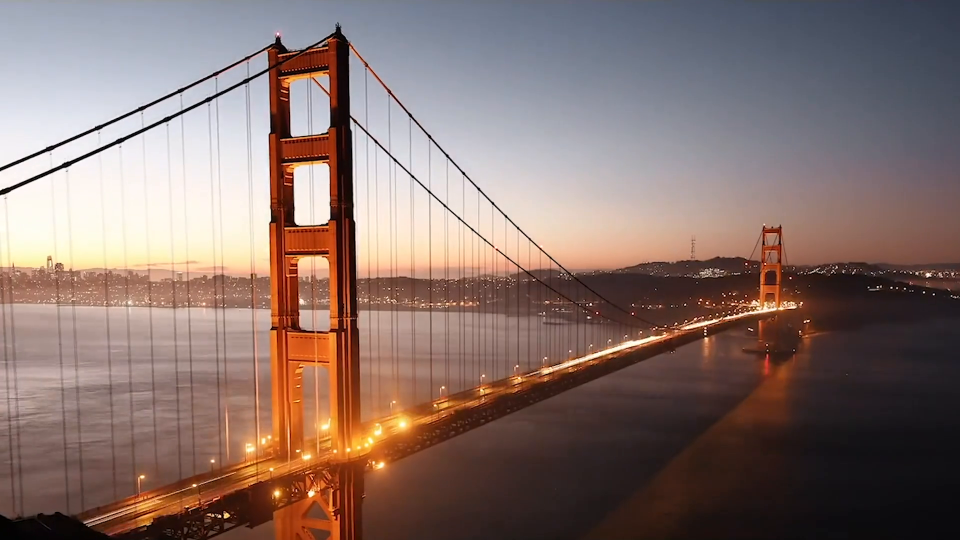
#> input picture frame 6 of images/SanFransisco.mp4, 1920 x 1080 px (shown at 1/2 size)
$ jupyter execute 'Fundamentals of videos.ipynb'
#> lines starting #> are read from the running program, lines starting #| are printed output that depends on the picture; after the words box and inside, x2 and y2 are one past the last pixel; in counts of white or black regions, pixels touching at a corner belong together
[cell 1]
import cv2
import numpy as np
from datetime import datetime as dt

[cell 2]
video = cv2.VideoCapture('images/SanFransisco.mp4')
#video = cv2.VideoCapture(0) # access to camera
cap, frame = video.read()
#> frame is the input picture: shape (1080, 1920, 3); mean B, G, R 107.7, 113.3, 134.6

[cell 3]
#print(frame)
while cap==True:
    cap, frame = video.read()
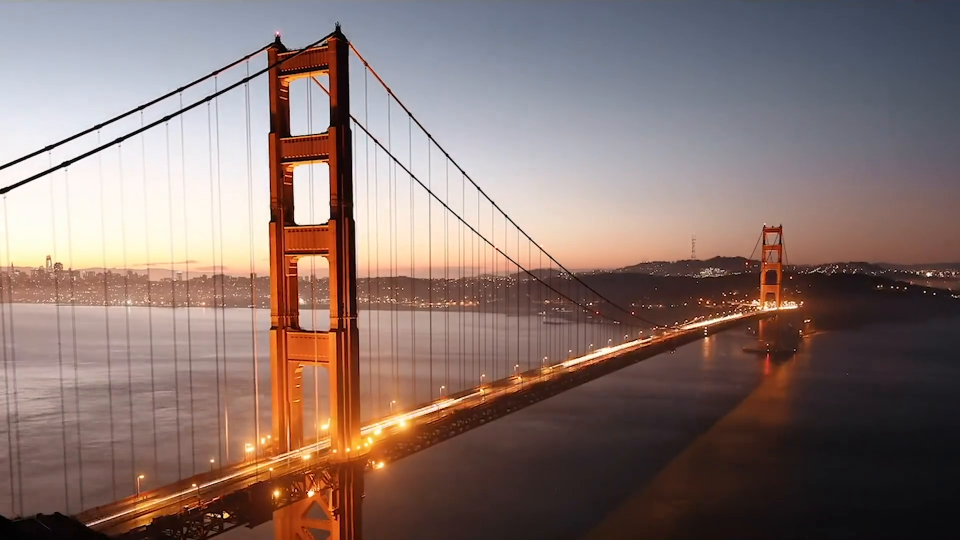
#> input picture frame 7 of images/SanFransisco.mp4, 1920 x 1080 px (shown at 1/2 size)
#> frame is the input picture: shape (1080, 1920, 3); mean B, G, R 109.9, 114.8, 135.5
    current_time = dt.now()
    if(cap==False):
        break
    cv2.putText(frame, "This is from camera {}".format(current_time), (30,30), cv2.FONT_HERSHEY_COMPLEX,1,(255, 255, 255))
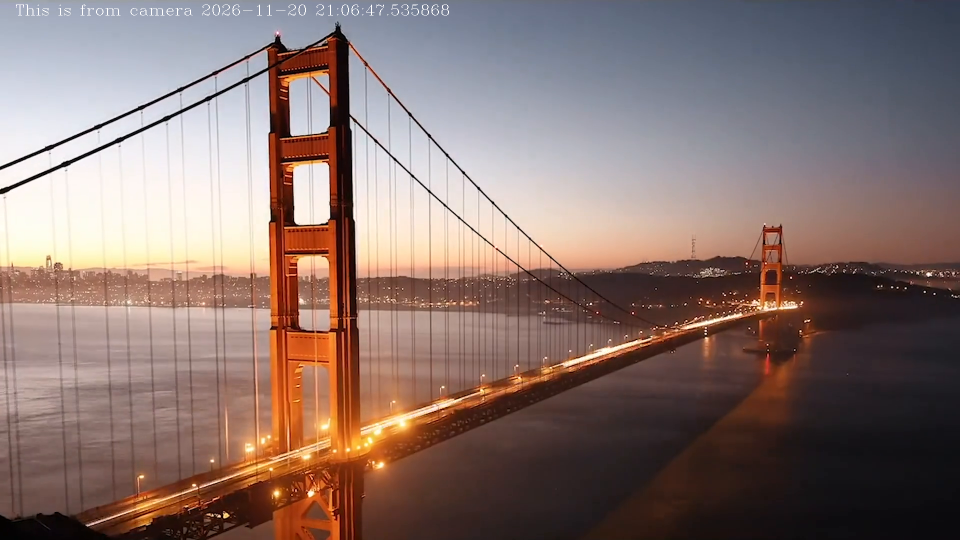
#> frame: shape (1080, 1920, 3) (shown at 1/2 size); 0.13% of pixels changed, all inside (x1, y1, x2, y2) = (32, 9, 898, 31)
    cv2.imshow('output', frame)
    cv2.waitKey(-1)
    cv2.destroyAllWindows()

$ run again, starting later in the video
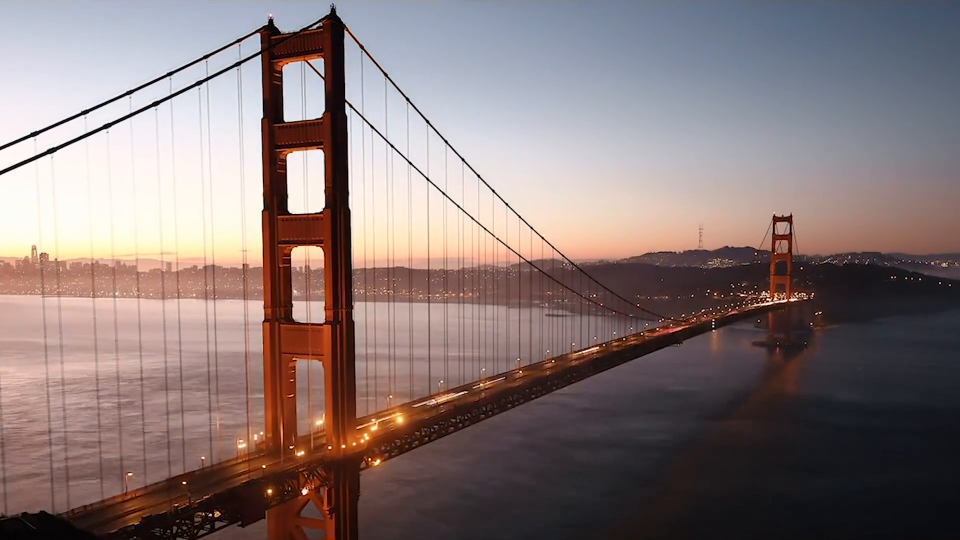
#> input picture frame 27 of images/SanFransisco.mp4, 1920 x 1080 px (shown at 1/2 size)
#> frame is the input picture: shape (1080, 1920, 3); mean B, G, R 118.4, 119.1, 135
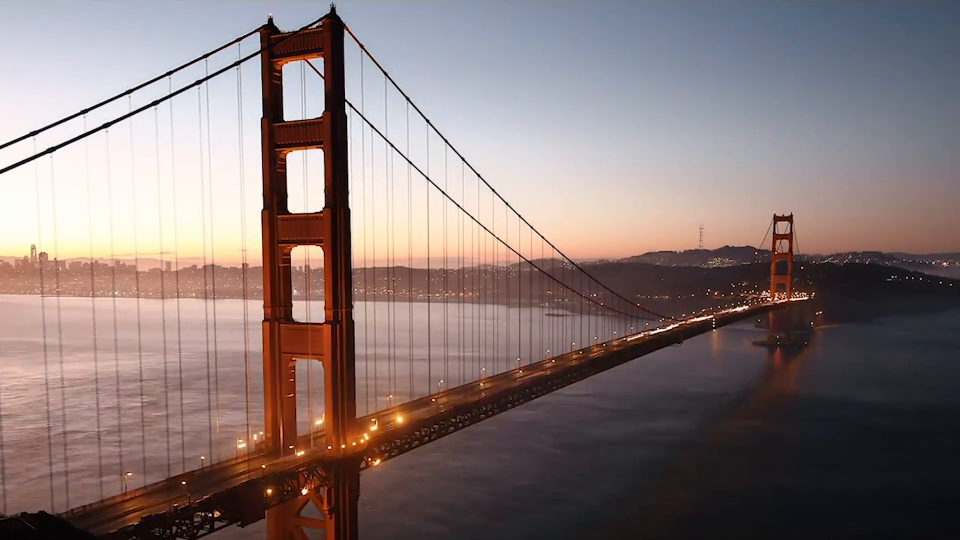
#> input picture frame 28 of images/SanFransisco.mp4, 1920 x 1080 px (shown at 1/2 size)
#> frame is the input picture: shape (1080, 1920, 3); mean B, G, R 118, 119, 134.5
#> `cv2.putText(frame, "This is from camera {}".format(current_time), (30,..`:
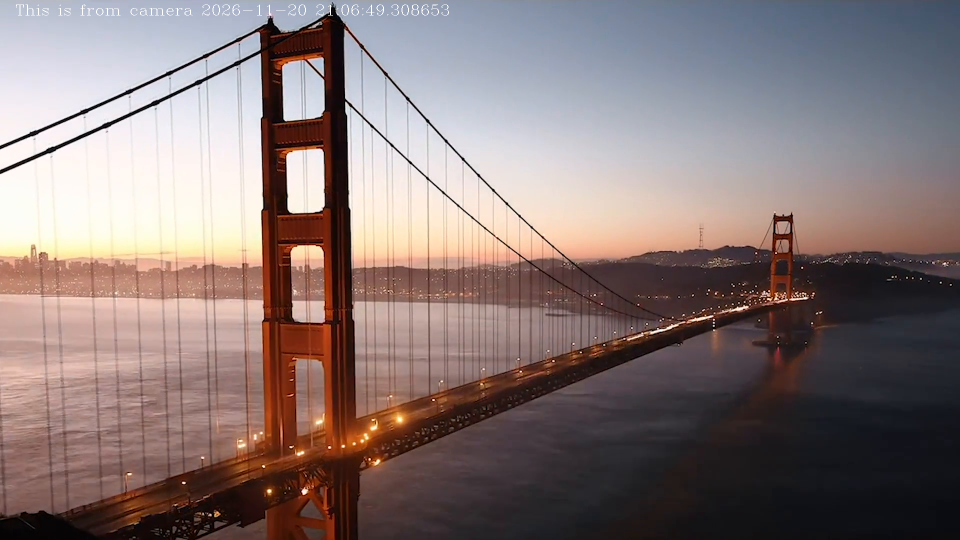
#> frame: shape (1080, 1920, 3) (shown at 1/2 size); 0.13% of pixels changed, all inside (x1, y1, x2, y2) = (32, 9, 898, 31)

$ run again, starting later in the video
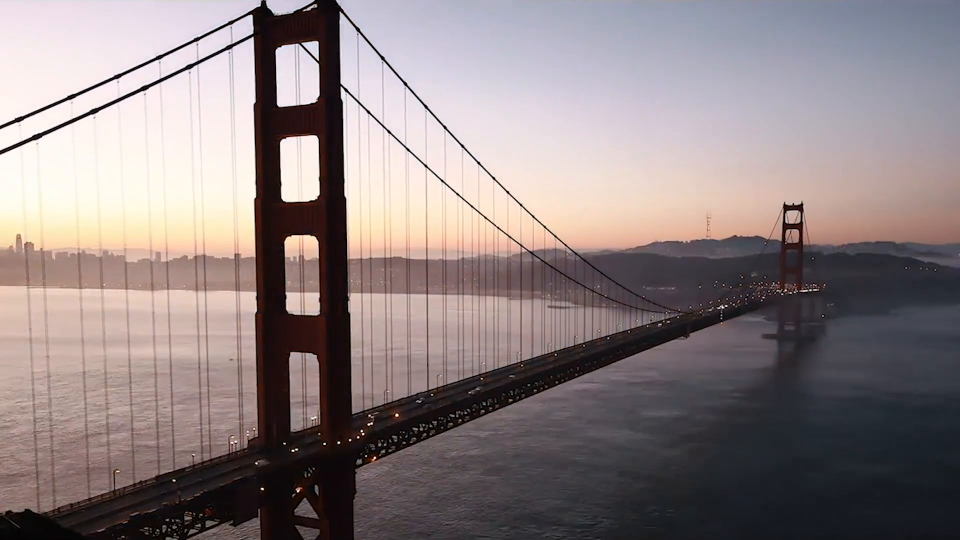
#> input picture frame 48 of images/SanFransisco.mp4, 1920 x 1080 px (shown at 1/2 size)
#> frame is the input picture: shape (1080, 1920, 3); mean B, G, R 129.4, 128.6, 140.5
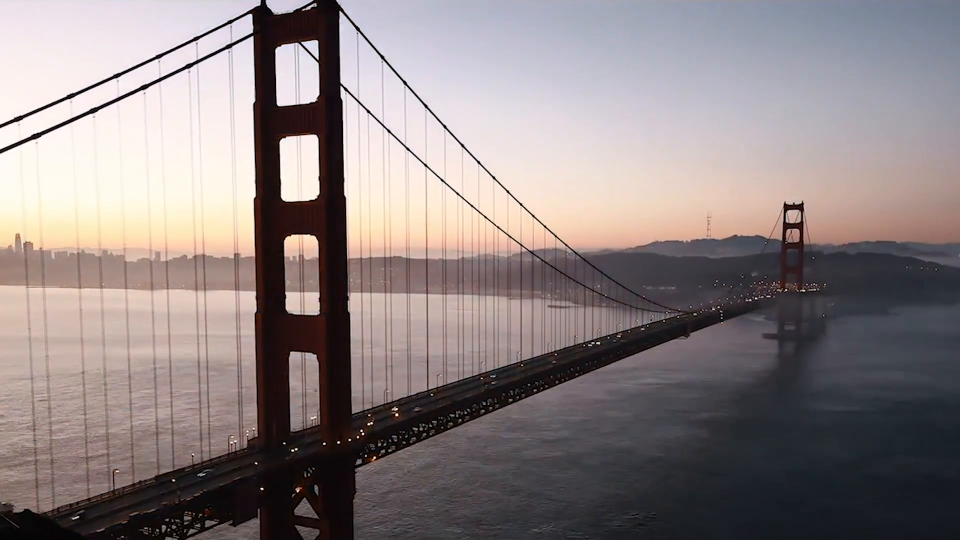
#> input picture frame 49 of images/SanFransisco.mp4, 1920 x 1080 px (shown at 1/2 size)
#> frame is the input picture: shape (1080, 1920, 3); mean B, G, R 130, 129.7, 140
#> `cv2.putText(frame, "This is from camera {}".format(current_time), (30,..`:
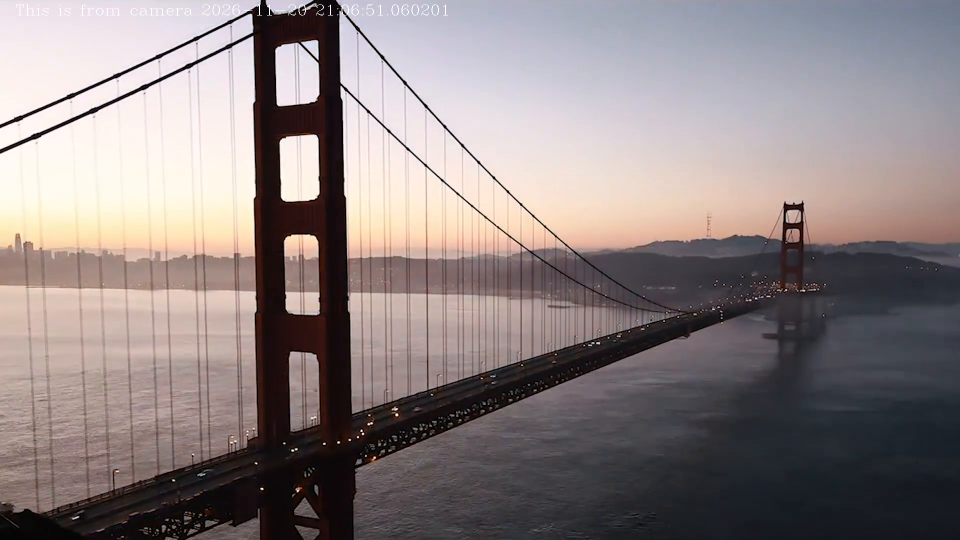
#> frame: shape (1080, 1920, 3) (shown at 1/2 size); 0.13% of pixels changed, all inside (x1, y1, x2, y2) = (32, 9, 896, 31)
